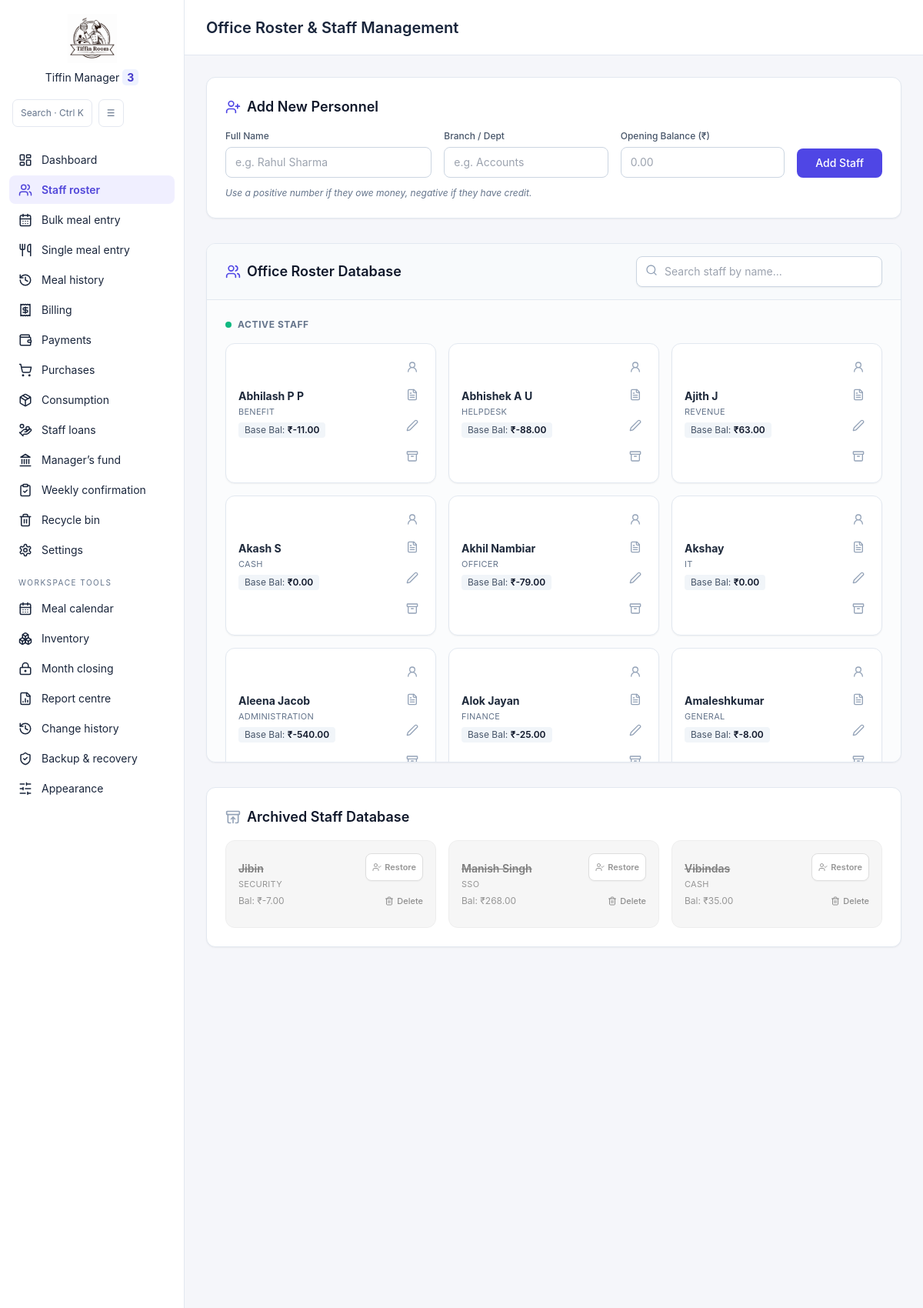
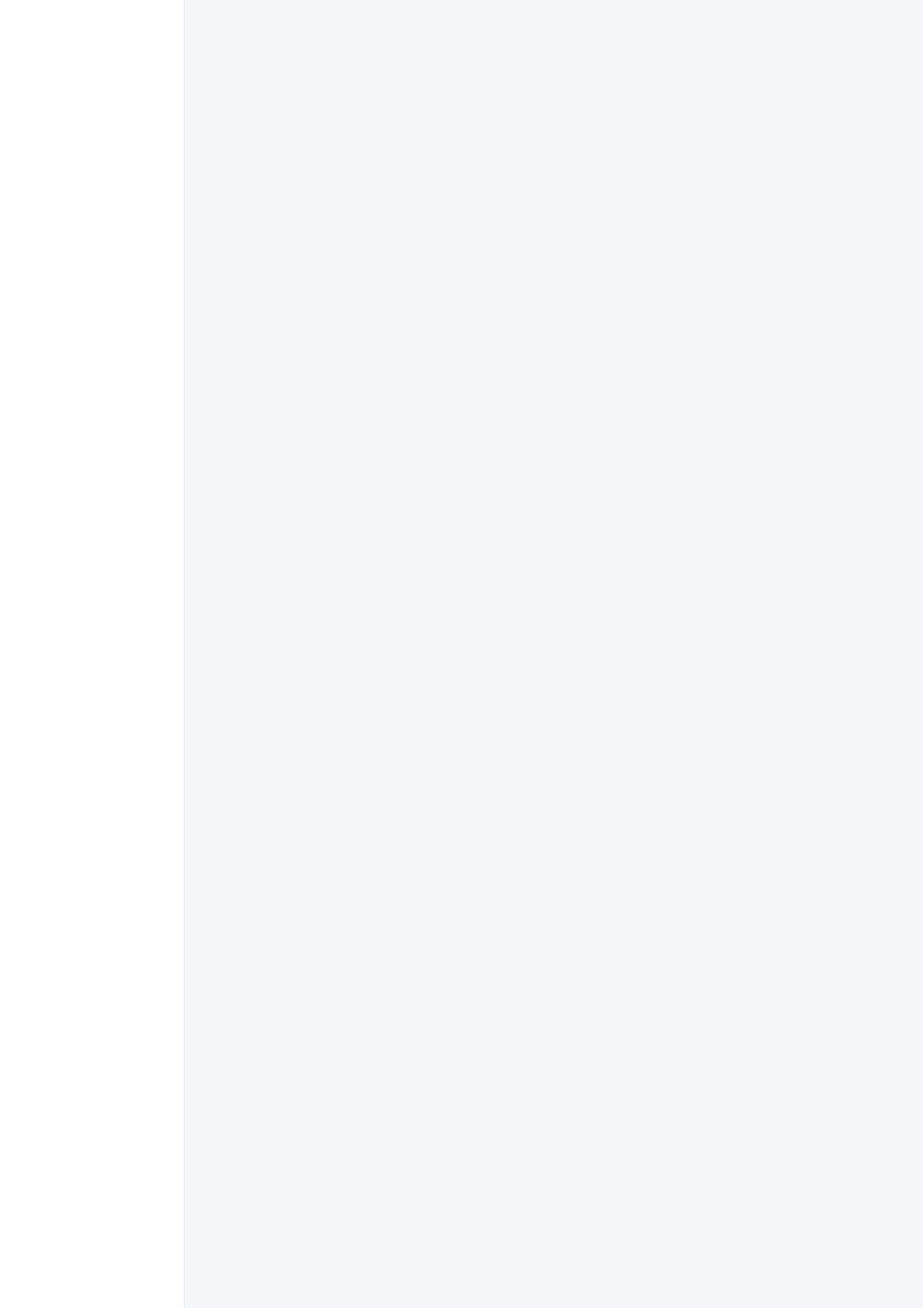
Screenshot of /roster (upper part) with the database file from the repository (2 pictures, top to bottom).
### tables this page shows
CREATE TABLE Employees (employee_id INTEGER PRIMARY KEY AUTOINCREMENT, name TEXT NOT NULL, department TEXT, is_active INTEGER DEFAULT 1, opening_balance REAL DEFAULT 0.0);

### app.py (the view)
@app.route("/roster")
def roster():
    conn = connect_db()
    cursor = conn.cursor()
    cursor.execute("SELECT * FROM Employees WHERE is_active = 1 ORDER BY name ASC")
    employees = cursor.fetchall()
    cursor.execute("SELECT * FROM Employees WHERE is_active = 0 ORDER BY name ASC")
    archived_employees = cursor.fetchall()
    conn.close()
    return render_template("roster.html", employees=employees, archived_employees=archived_employees)

### app.py (called while the page is built, shortened)
def connect_db():
    connection = sqlite3.connect(DB_FILE, timeout=10)
    if has_request_context():
        g.setdefault("db_connections", []).append(connection)
    return connection

@app.teardown_request
def close_request_connections(error=None):
    for connection in g.pop("db_connections", []):
        connection.close()

@app.context_processor
def form_security():
    session.setdefault("csrf_token", secrets.token_hex(32))
    return {"csrf_token": session["csrf_token"], "submission_token": lambda: secrets.token_hex(24)}

@app.before_request
def validate_submission():
    for key in ("month", "filter_month", "report_month"):
        value = request.args.get(key)
    if request.method != "POST":
        return

@app.after_request
def finish_submission(response):
    if response.status_code >= 400:
        for connection in g.get("db_connections", []):
            try:
                connection.rollback()
            except sqlite3.ProgrammingError:
                pass  # Some handlers already closed their connection.
    if response.status_code >= 400 and getattr(g, "submission_token", None):
        with connect_db() as conn:
            conn.execute("DELETE FROM Form_Submissions WHERE token = ?", (g.submission_token,))
    if request.method == "POST" and response.status_code == 200:
        return redirect(request.path + "?success=1", code=303)
    return response

@app.context_processor
def inject_leadership():
    conn = connect_db()
    cursor = conn.cursor()
    try:
        cursor.execute("SELECT canteen_manager, committee_members FROM Global_Settings WHERE id = 1")
        row = cursor.fetchone()
        manager = row[0] if row and row[0] else "Aleena Jacob"
        committee = row[1] if row and row[1] else "Sabin P S, Abhilash, Sreelekshmi, Lekshmi"
    except Exception:
        manager = "Aleena Jacob"
        committee = "Sabin P S, Abhilash, Sreelekshmi, Lekshmi"
    finally:
        conn.close()
    return dict(canteen_manager=manager, committee_members=committee)

### templates/roster.html (shortened to what this page needs)
<!DOCTYPE html>
<html lang="en">
<head>
    <script src="/static/vendor/tailwind-3.4.17.js"></script>
<link rel="stylesheet" href="{{ url_for('static', filename='app.css') }}">
<meta name="csrf-token" content="{{ csrf_token }}"><meta name="submission-token" content="{{ submission_token() }}"><script src="{{ url_for('static', filename='app.js') }}"></script><link rel="stylesheet" href="/static/features.css"></head>
<body class="flex h-screen text-slate-800">
    {% include 'sidebar.html' %}
    <main class="flex-1 flex flex-col overflow-y-auto">
        <header class="h-16 bg-white border-b border-slate-200 flex items-center px-8 shrink-0">
            <h1 class="text-xl font-semibold">Office Roster & Staff Management</h1>
        </header>
        <div class="p-8 w-full space-y-8">
            <div class="bg-white rounded-xl border border-slate-200 shadow-sm p-6">
                <h2 class="text-lg font-semibold text-slate-900 mb-4 flex items-center">
                    <i data-lucide="user-plus" class="w-5 h-5 mr-2 text-indigo-600"></i> Add New Personnel
                </h2>
                <form action="/add-employee" method="POST" class="flex flex-col md:flex-row gap-4 items-end">
                    <div class="flex-1 w-full">
                        <label class="block text-xs font-medium text-slate-600 mb-1.5">Full Name</label>
                        <input type="text" name="name" required placeholder="e.g. Rahul Sharma" class="w-full border border-slate-300 rounded-lg px-3 py-2 text-sm focus:ring-2 focus:ring-indigo-500 outline-none">
                    </div>
                    <div class="w-full md:w-1/4">
                        <label class="block text-xs font-medium text-slate-600 mb-1.5">Branch / Dept</label>
                        <input type="text" name="department" placeholder="e.g. Accounts" class="w-full border border-slate-300 rounded-lg px-3 py-2 text-sm focus:ring-2 focus:ring-indigo-500 outline-none">
                    </div>
                    <div class="w-full md:w-1/4">
                        <label class="block text-xs font-medium text-slate-600 mb-1.5">Opening Balance (₹)</label>
                        <input type="number" name="opening_balance" step="0.01" placeholder="0.00" class="w-full border border-slate-300 rounded-lg px-3 py-2 text-sm focus:ring-2 focus:ring-indigo-500 outline-none">
                    </div>
                    <button type="submit" class="w-full md:w-auto bg-indigo-600 text-white px-6 py-2 rounded-lg text-sm font-medium hover:bg-indigo-700 transition-colors h-[38px] shrink-0">Add Staff</button>
                </form>
                <p class="text-xs text-slate-500 italic mt-3">Use a positive number if they owe money, negative if they have credit.</p>
            </div>
            <div class="bg-white rounded-xl border border-slate-200 shadow-sm overflow-hidden">
                <div class="px-6 py-4 border-b border-slate-200 bg-slate-50 flex flex-col sm:flex-row sm:items-center justify-between gap-4">
                    <h2 class="text-lg font-semibold text-slate-900 flex items-center">
                        <i data-lucide="users" class="w-5 h-5 mr-2 text-indigo-600"></i> Office Roster Database
                    </h2>
                    <div class="relative w-full sm:w-80">
                        <i data-lucide="search" class="absolute left-3 top-2.5 w-4 h-4 text-slate-400"></i>
                        <input type="text" id="rosterSearch" onkeyup="filterRoster()" placeholder="Search staff by name..." class="w-full border border-slate-300 rounded-lg pl-9 pr-3 py-2 text-sm focus:ring-2 focus:ring-indigo-500 outline-none shadow-sm bg-white">
                    </div>
                </div>
                <div class="p-6 bg-slate-50/50 overflow-y-auto max-h-[600px]">
                    <h3 class="text-xs font-bold text-slate-500 uppercase tracking-wider mb-4 flex items-center">
                        <span class="w-2 h-2 rounded-full bg-emerald-500 mr-2"></span> Active Staff
                    </h3>
                    <div class="grid grid-cols-1 md:grid-cols-2 lg:grid-cols-3 xl:grid-cols-4 2xl:grid-cols-5 gap-4 mb-8">
                        {% for emp in employees %}
                        <div class="roster-item bg-white flex items-center justify-between p-4 rounded-xl border border-slate-200 shadow-sm hover:border-indigo-400 transition-all group">
                            <div>
                                <p class="staff-name font-bold text-slate-800 text-sm">{{ emp[1] }}</p>
                                <p class="text-[11px] text-slate-500 mt-0.5 uppercase tracking-wide">{{ emp[2] }}</p>
                                <p class="text-xs text-slate-600 mt-1.5 bg-slate-100 inline-block px-2 py-0.5 rounded">Base Bal: <span class="font-semibold text-slate-900">₹{{ "%.2f"|format(emp[4]) }}</span></p>
                            </div>
                            <div class="flex flex-col space-y-1">
                                <a href="/employee/{{ emp[0] }}" class="text-slate-400 hover:text-indigo-600 p-1.5 rounded hover:bg-indigo-50 transition-colors" title="View Full 360 Profile">
                                    <i data-lucide="user-round" class="w-4 h-4"></i>
                                </a>
                                <button onclick="viewProfile({{ emp[0] }})" class="text-slate-400 hover:text-indigo-600 p-1.5 rounded hover:bg-indigo-50 transition-colors" title="Quick Account Statement">
                                    <i data-lucide="file-text" class="w-4 h-4"></i>
                                </button>
                                <button onclick="editStaff(`{{ emp[0] }}`, `{{ emp[1] }}`, `{{ emp[2] }}`, `{{ emp[4] }}`)" class="text-slate-400 hover:text-blue-600 p-1.5 rounded hover:bg-blue-50 transition-colors" title="Edit Profile">
                                    <i data-lucide="edit-2" class="w-4 h-4"></i>
                                </button>
                                <button type="button" onclick="openArchiveStaffModal('{{ emp[0] }}', '{{ emp[1] }}')" class="text-slate-400 hover:text-amber-600 p-1.5 rounded hover:bg-amber-50 transition-colors" title="Archive Employee">
                                    <i data-lucide="archive" class="w-4 h-4"></i>
                                </button>
                            </div>
                        </div>
                        {% endfor %}
                    </div>
                </div>
            </div>
            {% if archived_employees %}
            <div class="bg-white rounded-xl border border-slate-200 shadow-sm p-6">
                <h2 class="text-lg font-semibold text-slate-900 mb-4 flex items-center">
                    <i data-lucide="archive-restore" class="w-5 h-5 mr-2 text-slate-400"></i> Archived Staff Database
                </h2>
                <div class="grid grid-cols-1 md:grid-cols-2 lg:grid-cols-3 xl:grid-cols-4 2xl:grid-cols-5 gap-4">
                    {% for emp in archived_employees %}
                    <div class="roster-item bg-slate-100 flex items-center justify-between p-4 rounded-xl border border-slate-200 opacity-75 grayscale hover:grayscale-0 transition-all">
                        <div>
                            <p class="staff-name font-semibold text-slate-600 text-sm line-through">{{ emp[1] }}</p>
                            <p class="text-[11px] text-slate-500 mt-0.5 uppercase tracking-wide">{{ emp[2] }}</p>
                            <p class="text-xs text-slate-500 mt-1.5">Bal: ₹{{ "%.2f"|format(emp[4]) }}</p>
                        </div>
                        <div class="flex flex-col items-end space-y-2">
                            <form action="/reactivate-employee" method="POST"><input type="hidden" name="csrf_token" value="{{ csrf_token }}"><input type="hidden" name="submission_token" value="{{ submission_token() }}">
                                <button type="submit" class="text-[11px] bg-white border border-slate-300 text-emerald-600 px-2 py-1.5 rounded-lg hover:bg-emerald-50 transition-colors font-semibold flex items-center shadow-sm">
                                    <i data-lucide="user-check" class="w-3 h-3 mr-1"></i> Restore
                                </button>
                            </form>
                            <button type="button" onclick="openDeleteStaffModal('{{ emp[0] }}')" class="text-[11px] text-rose-500 hover:text-rose-700 flex items-center font-medium mt-1">
                                <i data-lucide="trash-2" class="w-3 h-3 mr-1"></i> Delete
                            </button>
                        </div>
                    </div>
                    {% endfor %}
                </div>
            </div>
            {% endif %}
        </div>
    </main>
{% include 'features/command.html' %}<script src="/static/features.js" defer></script></body>
</html>

### static/app.css (style rules this page uses)
* { box-sizing:border-box }
body { margin:0;font-family:Inter,system-ui,-apple-system,"Segoe UI",sans-serif;color:#1e293b;background:#f8fafc }
body>main { min-width:0;width:100% }
main>header { min-height:72px;height:auto!important;padding:16px 28px!important;gap:16px;flex-wrap:wrap }
main>div.p-8 { max-width:1600px;width:100%;margin-left:auto;margin-right:auto;padding:28px }
input,select,textarea { max-width:100%;min-height:40px }
button { min-height:36px }

### static/features.css (style rules this page uses)
:root { --surface:#fff;--canvas:#f5f6fa;--ink:#19253b;--muted:#64748b;--line:#e4e8f0;--brand:#5146d9;--tint:#f0efff;--shadow:0 4px 24px #14234506;color-scheme:light }
body { background:var(--canvas)!important;color:var(--ink)!important }
.block { display:block }

### templates/roster.html (style rules this page uses)
body { font-family: 'Inter', sans-serif; background-color: #f8fafc; }

### rows the page displays
Employees: name "Abhilash P P", department "BENEFIT", opening_balance "-11.00"
Employees: name "Abhishek A U", department "HELPDESK", opening_balance "-88.00"
Employees: name "Ajith J", department "REVENUE", opening_balance "63.00"
Employees: name "Akash S", department "CASH", opening_balance "0.00"
Employees: name "Akhil Nambiar", department "OFFICER", opening_balance "-79.00"
Employees: name "Akshay", department "IT", opening_balance "0.00"
Employees: name "Aleena Jacob", department "ADMINISTRATION", opening_balance "-540.00"
Employees: name "Alok Jayan", department "FINANCE", opening_balance "-25.00"
Employees: name "Amaleshkumar", department "GENERAL", opening_balance "-8.00"
Employees: name "Jibin", department "SECURITY", opening_balance "-7.00"
Employees: name "Manish Singh", department "SSO", opening_balance "268.00"
Employees: name "Vibindas", department "CASH", opening_balance "35.00"
